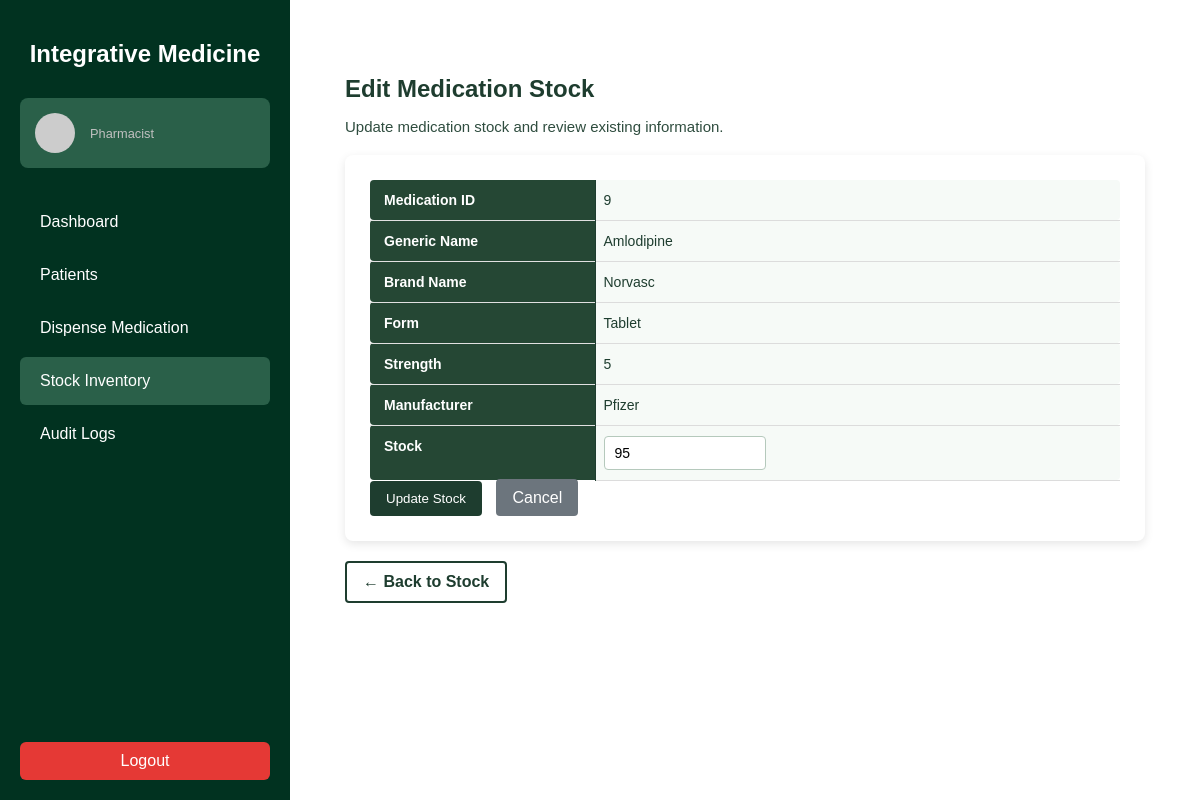
Screenshot of /frontend/pharmacist/stock/edit_stock.php?medicationID=9 (signed in) with the database file from the repository.
### tables this page shows
CREATE TABLE `medication` (
  `medicationID` int(10) UNSIGNED NOT NULL,
  `genericName` text NOT NULL,
  `brandName` text NOT NULL,
  `form` text NOT NULL,
  `strength` int(11) NOT NULL,
  `manufacturer` text NOT NULL,
  `stock` int(11) DEFAULT NULL
);

### frontend/pharmacist/stock/edit_stock.php (the view, shortened to what this page needs)
<?php
require_once __DIR__ . '/../../../backend/includes/db_connect.php';
$medicationID = $_GET['medicationID'] ?? null;
$query = "
    SELECT medicationID, genericName, brandName, form, strength, manufacturer, stock
    FROM medication
    WHERE medicationID = ?
    LIMIT 1
";
$stmt = $conn->prepare($query);
$stmt->bind_param("i", $medicationID);
$stmt->execute();
$result = $stmt->get_result();
$med = $result->fetch_assoc();
$pageStyles = '
    <link rel="stylesheet" href="stock.css">
    <link rel="stylesheet" href="edit_stock.css">
';
?>
    <div class="edit-stock-page">
        <h2>Edit Medication Stock</h2>
        <p>Update medication stock and review existing information.</p>
        <div class="edit-stock-container">
            <form method="POST" class="edit-stock-form">
                <table class="table-base">
                    <tbody>
                    <tr>
                        <th>Medication ID</th>
                        <td class="value-cell"><?= $med['medicationID'] ?></td>
                    </tr>
                    <tr>
                        <th>Generic Name</th>
                        <td class="value-cell"><?= htmlspecialchars($med['genericName']) ?></td>
                    </tr>
                    <tr>
                        <th>Brand Name</th>
                        <td class="value-cell"><?= htmlspecialchars($med['brandName']) ?></td>
                    </tr>
                    <tr>
                        <th>Form</th>
                        <td class="value-cell"><?= htmlspecialchars($med['form']) ?></td>
                    </tr>
                    <tr>
                        <th>Strength</th>
                        <td class="value-cell"><?= htmlspecialchars($med['strength']) ?></td>
                    </tr>
                    <tr>
                        <th>Manufacturer</th>
                        <td class="value-cell"><?= htmlspecialchars($med['manufacturer']) ?></td>
                    </tr>
                    <tr>
                        <th>Stock</th>
                        <td class="value-cell">
                            <input type="number" name="stock" min="0"
                                   value="<?= htmlspecialchars($med['stock']) ?>">
                        </td>
                    </tr>
                    </tbody>
                </table>
                <div class="edit-stock-actions">
                    <button type="submit" class="btn-save">Update Stock</button>
                    <a href="stock.php" class="btn-cancel">Cancel</a>
                </div>
            </form>
        </div>
        <div class="edit-stock-back">
            <a href="stock.php" class="btn-back-outline">← Back to Stock</a>
        </div>
    </div>
<?php
include __DIR__ . '/../pharmacy_standard.php';

### frontend/css/pharmacist/pharmacy_standard.css (style rules this page uses)
body { margin: 0; font-family: Arial, sans-serif; background-color: #f4f7f6; color: #333; }

### frontend/pharmacist/stock/stock.css (style rules this page uses)
body { font-family: Arial, sans-serif; }
.table-base { width: 100%; border-collapse: collapse; font-size: 14px; }
.table-base th { background: #1e3d2f; color: #ffffff; padding: 10px 8px; text-align: left; font-weight: 500; white-space: nowrap; }
.table-base td { padding: 10px 8px; border-bottom: 1px solid #dcdcdc; }
.table-base tbody tr:nth-child(even) { background: #f7faf7; }

### frontend/pharmacist/stock/edit_stock.css (style rules this page uses)
.edit-stock-page { padding: 25px; max-width: 900px; margin: 0 auto; font-family: Arial, sans-serif; color: #1e3d2f; }
.edit-stock-page h2 { margin-bottom: 10px; }
.edit-stock-page p { margin-bottom: 20px; font-size: 15px; color: #2f4d3f; }
.edit-stock-container { background: #ffffff; padding: 25px; border-radius: 8px; box-shadow: 0 3px 10px rgba(0,0,0,0.10); }
.table-base { width: 100%; border-collapse: collapse; }
.table-base tr { border-bottom: 1px solid #e1e1e1; }
.table-base tr:last-child { border-bottom: none; }
.table-base th { width: 30%; background: #254734; color: #ffffff; font-weight: bold; padding: 12px 14px; vertical-align: top; border-right: 1px solid #1e3d2f; border-radius: 4px 0 0 4px; }
.value-cell { width: 70%; background: #f6faf7; padding: 12px 14px; border-radius: 0 4px 4px 0; }
.value-cell input[type="number"] { width: 140px; padding: 8px 10px; border: 1px solid #b5c9bc; border-radius: 4px; font-size: 14px; }
.btn-save { padding: 10px 16px; background: #1e3d2f; color: #fff !important; border-radius: 4px; cursor: pointer; border: none; text-decoration: none; display: inline-block; }
.btn-cancel { padding: 10px 16px; background: #6c757d; color: #fff !important; border-radius: 4px; text-decoration: none; margin-left: 10px; }
.btn-back-outline { display: inline-block; margin-top: 20px; padding: 10px 16px; border: 2px solid #1e3d2f; color: #1e3d2f; border-radius: 4px; text-decoration: none; font-weight: bold; }

### rows the page displays
medication: medicationID "9", genericName "Amlodipine", brandName "Norvasc", form "Tablet", strength "5", manufacturer "Pfizer", stock "95"
